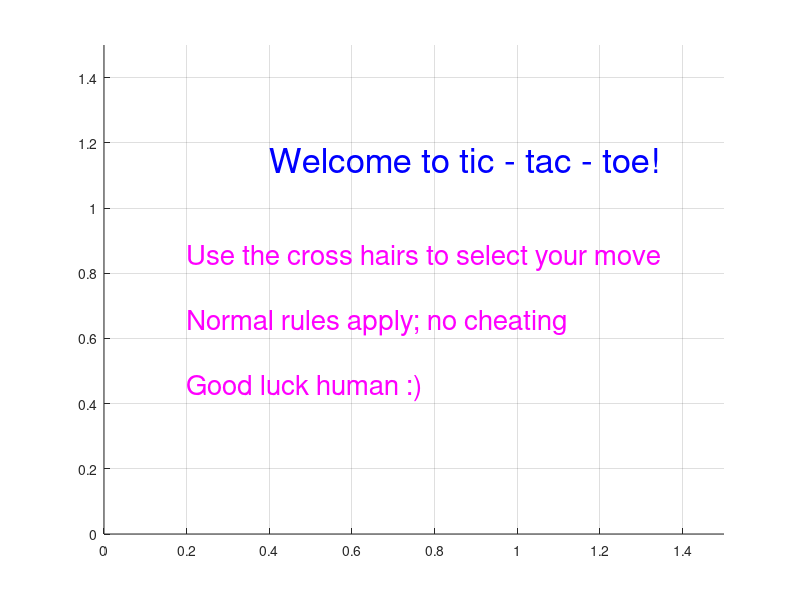

Recreate this plot in MATLAB. (Note: this script raises an error after producing the figure.)
%%KINE6803 - Assignment 3: Tic - Tac - Toe
%
%Submitted by: Jessica Lynn 
%Due Sept 27, 2016
%{
Requirements:
1.) Comment section at the top with your name, date and a short description of
what your code does.
2.) Welcome message for the user.
3.) Show game board.
4.) Prompt user for move.
5.) Display updated game board.
6.) Generate computer move.
7.) Keep going until there is a winner or no more available moves.
8.) Show final prompt with game result and a finishing message.
10.) Once a space is taken, another player cannot move to that spot.
%}
clear all 
close all
% welcome statement 
axis([0 2 0 1.5])
Welcome = {'Welcome to tic - tac - toe!'};
Direction = {'Use the cross hairs to select your move'};
Rules = {'Normal rules apply; no cheating'};
Luck = {'Good luck human :) '};
text(0.4,1.15, Welcome,'Color','blue','FontSize', 25)
text(0.2,0.85, Direction,'Color','magenta','FontSize', 20)
text(0.2,0.65, Rules,'Color','magenta','FontSize', 20)
text(0.2,0.45, Luck,'Color','magenta','FontSize', 20)
%initialize board
UWin = {'Yay you win'};
IWin = {'You lose'};
Tie = {'Tie Game - No Winner'};
axis([0 1.5 0 1.5])
grid on
%Identify ranges of each row and col.2umn
sq1 = [1.5 1.0;0.0 0.5];   
sq2 = [1.5 1.0;0.5 1.0];  
sq3 = [1.5 1.0;1.0 1.5];  
sq4 = [1.0 0.5;0.0 0.5];  
sq5 = [1.0 0.5;0.5 1.0];
sq6 = [1.0 0.5;1.0 1.5];
sq7 = [0.5 0.0;0.0 0.5];
sq8 = [0.5 0.0;0.5 1.0];
sq9 = [0.5 0.0;1.0 1.5];
%Initialize squares
sqr1 = 10;
sqr2 = 10;
sqr3 = 10;
sqr4 = 10;
sqr5 = 10;
sqr6 = 10;
sqr7 = 10;
sqr8 = 10;
sqr9 = 10;
%Initialize row/column counter for homo
R1_Homo = 0; % RowOne = [1.5 1];
R2_Homo = 0; % RowTwo = [1 0.5];
R3_Homo = 0; % RowThr = [0.5 0];
C1_Homo = 0; % ColOne = [0 0.5];
C2_Homo = 0; % ColTwo = [0.5 1];
C3_Homo = 0; % ColThr = [1 1.5];
%Initialize row/column counter for AI
R1_AI = 0; % RowOne = [1.5 1];
R2_AI = 0; % RowTwo = [1 0.5];
R3_AI = 0; % RowThr = [0.5 0];
C1_AI = 0; % ColOne = [0 0.5];
C2_AI = 0; % ColTwo = [0.5 1];
C3_AI = 0; % ColThr = [1 1.5];

%%MOVE ONE(1)
M1 = ginput (1);
close all
axis([0 1.5 0 1.5])
grid on
hold on 
scatter (M1(1,1),M1(1,2),500,[0 0 1],'filled');
%Determine Column
if (M1(1,1) >= sq1(2,1)) && (M1(1,1) <= sq1(2,2));
    C1_Homo = C1_Homo + 1;
elseif (M1(1,1) >= sq2(2,1)) && (M1(1,1) <= sq2 (2,2));
    C2_Homo = C2_Homo + 1;
elseif (M1(1,1) >= sq3(2,1)) && (M1(1,1) <= sq3 (2,2));
    C3_Homo = C3_Homo + 1;
end
%Determine Row
if (M1(1,2) >= sq7(1,2)) && (M1(1,2) <= sq7(1,1));
    R3_Homo = R3_Homo + 1;
elseif (M1(1,2) >= sq4(1,2)) && (M1(1,2) <= sq4(1,1));
    R2_Homo = R2_Homo + 1;
elseif (M1(1,2) >= sq1(1,2)) && (M1(1,2) <= sq1(1,1));
    R1_Homo = R1_Homo + 1;
end
%Id Square
if M1(1,1) >= sq9 (2,1) && M1(1,2) <= sq9(1,1);
    sqr9 = -1;
elseif M1(1,1) >= sq8 (2,1) && M1(1,2) <= sq8(1,1);
    sqr8 = -1;
elseif M1(1,1) >= sq7 (2,1) && M1(1,2) <= sq7(1,1);
    sqr7 = -1;
elseif M1(1,1) >= sq6 (2,1) && M1(1,2) <= sq6(1,1);
    sqr6 = -1;
elseif M1(1,1) >= sq5 (2,1) && M1(1,2) <= sq5(1,1);
    sqr5 = -1;
elseif M1(1,1) >= sq4 (2,1) && M1(1,2) <= sq4(1,1);
    sqr4 = -1;
elseif M1(1,1) >= sq3 (2,1) && M1(1,2) <= sq3(1,1);
    sqr3 = -1;
elseif M1(1,1) >= sq2 (2,1) && M1(1,2) <= sq2(1,1);
    sqr2 = -1;
elseif M1(1,1) >= sq1 (2,1) && M1(1,2) <= sq1(1,1);
    sqr1 = -1;
end

%%MOVE TWO(2)
if sqr1 > 0;
    M2_row = mean(sq1(1,:));
    M2_col = mean(sq1(2,:));
    M2 = [M2_row M2_col];
    scatter (M2(1,2),M2(1,1),500,[0 0 0],'filled');
elseif sqr2 > 0;
    M2_row = mean(sq2(1,:));
    M2_col = mean(sq2(2,:));
    M2 = [M2_row M2_col];
    scatter (M2(1,2),M2(1,1),500,[0 0 0],'filled');
end
%Determine Column
if (M2(1,2) >= sq1(2,1)) && (M2(1,2) <= sq1(2,2)); %row1
    C1_AI = C1_AI + 1;
elseif (M2(1,2) >= sq2(2,1)) && (M2(1,2) <= sq2 (2,2)); %row2
    C2_AI = C2_AI + 1;
elseif (M2(1,2) >= sq3(2,1)) && (M2(1,2) <= sq3 (2,2)); %row3
    C3_AI = C3_AI + 1;
end
%Determine Row
if (M2(1,1) <= sq1(1,1)) && (M2(1,1) >= sq1(1,2));
    R1_AI = R1_AI + 1;
elseif(M2(1,1) <= sq4(1,2)) && (M2(1,1) >= sq4(1,2));
    R2_AI = R2_AI + 1;
elseif(M2(1,1) <= sq7(1,2)) && (M2(1,1) >= sq7(1,2));
    R3_AI = R3_AI + 1;
end
%Id Square
if M2(1,2) >= sq9 (2,1) && M2(1,1) <= sq9(1,1);
    sqr9 = -2;
elseif M2(1,2) >= sq8 (2,1) && M2(1,1) <= sq8(1,1);
    sqr8 = -2;
elseif M2(1,2) >= sq7 (2,1) && M2(1,1) <= sq7(1,1);
    sqr7 = -2;
elseif M2(1,2) >= sq6 (2,1) && M2(1,1) <= sq6(1,1);
    sqr6 = -2;
elseif M2(1,2) >= sq5 (2,1) && M2(1,1) <= sq5(1,1);
    sqr5 = -2;
elseif M2(1,2) >= sq4 (2,1) && M2(1,1) <= sq4(1,1);
    sqr4 = -2;
elseif M2(1,2) >= sq3 (2,1) && M2(1,1) <= sq3(1,1);
    sqr3 = -2;
elseif M2(1,2) >= sq2 (2,1) && M2(1,1) <= sq2(1,1);
    sqr2 = -2;
elseif M2(1,2) >= sq1 (2,1) && M2(1,1) <= sq1(1,1);
    sqr1 = -2;
end

%%MOVE THREE(3)
M3 = ginput(1);
scatter (M3(1,1),M3(1,2),500,[0 0 1],'filled');
%Determine Column
if (M3(1,1) >= sq1(2,1)) && (M3(1,1) <= sq1(2,2)); %row1
    C1_Homo = C1_Homo + 1;
elseif (M3(1,1) >= sq2(2,1)) && (M3(1,1) <= sq2 (2,2)); %row2
    C2_Homo = C2_Homo + 1;
elseif (M3(1,1) >= sq3(2,1)) && (M3(1,1) <= sq3 (2,2)); %row3
    C3_Homo = C3_Homo + 1;
end
%Determine Row
if (M3(1,2) >= sq7(1,2)) && (M3(1,2) <= sq7(1,1));
    R3_Homo = R3_Homo + 1;
elseif (M3(1,2) >= sq4(1,2)) && (M3(1,2) <= sq4(1,1));
    R2_Homo = R2_Homo + 1;
elseif (M3(1,2) >= sq1(1,2)) && (M3(1,2) <= sq1(1,1));
    R1_Homo = R1_Homo + 1;
end
%Id Square
if M3(1,1) >= sq9 (2,1) && M3(1,2) <= sq9(1,1);
    sqr9 = -1;
elseif M3(1,1) >= sq8 (2,1) && M3(1,2) <= sq8(1,1);
    sqr8 = -1;
elseif M3(1,1) >= sq7 (2,1) && M3(1,2) <= sq7(1,1);
    sqr7 = -1;
elseif M3(1,1) >= sq6 (2,1) && M3(1,2) <= sq6(1,1);
    sqr6 = -1;
elseif M3(1,1) >= sq5 (2,1) && M3(1,2) <= sq5(1,1);
    sqr5 = -1;
elseif M3(1,1) >= sq4 (2,1) && M3(1,2) <= sq4(1,1);
    sqr4 = -1;
elseif M3(1,1) >= sq3 (2,1) && M3(1,2) <= sq3(1,1);
    sqr3 = -1;
elseif M3(1,1) >= sq2 (2,1) && M3(1,2) <= sq2(1,1);
    sqr2 = -1;
elseif M3(1,1) >= sq1 (2,1) && M3(1,2) <= sq1(1,1);
    sqr1 = -1;
end

%%MOVE FOUR(4)
if sqr1 > 0;
    M4_row = mean(sq1(1,:));
    M4_col = mean(sq1(2,:));
    M4 = [M4_row M4_col];
    scatter (M4(1,2),M4(1,1),500,[0 0 0],'filled');
elseif sqr2 > 0;
    M4_row = mean(sq2(1,:));
    M4_col = mean(sq2(2,:));
    M4 = [M4_row M4_col];
    scatter (M4(1,2),M4(1,1),500,[0 0 0],'filled');
elseif sqr3 > 0;
    M4_row = mean(sq3(1,:));
    M4_col = mean(sq3(2,:));
    M4 = [M4_row M4_col];
    scatter (M4(1,2),M4(1,1),500,[0 0 0],'filled');
elseif sqr4 > 0;
    M4_row = mean(sq4(1,:));
    M4_col = mean(sq4(2,:));
    M4 = [M4_row M4_col];
    scatter (M4(1,2),M4(1,1),500,[0 0 0],'filled');
end
%Determine Column
if (M4(1,2) >= sq1(2,1)) && (M4(1,2) <= sq1(2,2)); %row1
    C1_AI = C1_AI + 1;
elseif (M4(1,2) >= sq2(2,1)) && (M4(1,2) <= sq2 (2,2)); %row2
    C2_AI = C2_AI + 1;
elseif (M4(1,2) >= sq3(2,1)) && (M4(1,2) <= sq3 (2,2)); %row3
    C3_AI = C3_AI + 1;
end
%Determine Row
if (M4(1,1) <= sq1(1,1)) && (M4(1,1) >= sq1(1,2));
    R1_AI = R1_AI + 1;
elseif(M4(1,1) <= sq4(1,2)) && (M4(1,1) >= sq4(1,2));
    R2_AI = R2_AI + 1;
elseif(M4(1,1) <= sq7(1,2)) && (M4(1,1) >= sq7(1,2));
    R3_AI = R3_AI + 1;
end
%Id Square
if M4(1,2) >= sq9 (2,1) && M4(1,1) <= sq9(1,1);
    sqr9 = -2;
elseif M4(1,2) >= sq8 (2,1) && M4(1,1) <= sq8(1,1);
    sqr8 = -2;
elseif M4(1,2) >= sq7 (2,1) && M4(1,1) <= sq7(1,1);
    sqr7 = -2;
elseif M4(1,2) >= sq6 (2,1) && M4(1,1) <= sq6(1,1);
    sqr6 = -2;
elseif M4(1,2) >= sq5 (2,1) && M4(1,1) <= sq5(1,1);
    sqr5 = -2;
elseif M4(1,2) >= sq4 (2,1) && M4(1,1) <= sq4(1,1);
    sqr4 = -2;
elseif M4(1,2) >= sq3 (2,1) && M4(1,1) <= sq3(1,1);
    sqr3 = -2;
elseif M4(1,2) >= sq2 (2,1) && M4(1,1) <= sq2(1,1);
    sqr2 = -2;
elseif M4(1,2) >= sq1 (2,1) && M4(1,1) <= sq1(1,1);
    sqr1 = -2;
end

%%MOVE FIVE (5)
M5 = ginput(1);
scatter (M5(1,1),M5(1,2),500,[0 0 1],'filled');
%Determine Column
if (M5(1,1) >= sq1(2,1)) && (M5(1,1) <= sq1(2,2)); %row1
    C1_Homo = C1_Homo + 1;
elseif (M5(1,1) >= sq2(2,1)) && (M5(1,1) <= sq2 (2,2)); %row2
    C2_Homo = C2_Homo + 1;
elseif (M5(1,1) >= sq3(2,1)) && (M5(1,1) <= sq3 (2,2)); %row3
    C3_Homo = C3_Homo + 1;
end
%Determine Row
if (M5(1,2) >= sq7(1,2)) && (M5(1,2) <= sq7(1,1));
    R3_Homo = R3_Homo + 1;
elseif (M5(1,2) >= sq4(1,2)) && (M5(1,2) <= sq4(1,1));
    R2_Homo = R2_Homo + 1;
elseif (M5(1,2) >= sq1(1,2)) && (M5(1,2) <= sq1(1,1));
    R1_Homo = R1_Homo + 1;
end
%ID Square
if M5(1,1) >= sq9 (2,1) && M5(1,1) <= sq9(1,1);
    sqr9 = -1;
elseif M5(1,1) >= sq8 (2,1) && M5(1,2) <= sq8(1,1);
    sqr8 = -1;
elseif M5(1,1) >= sq7 (2,1) && M5(1,2) <= sq7(1,1);
    sqr7 = -1;
elseif M5(1,1) >= sq6 (2,1) && M5(1,2) <= sq6(1,1);
    sqr6 = -1;
elseif M5(1,1) >= sq5 (2,1) && M5(1,2) <= sq5(1,1);
    sqr5 = -1;
elseif M5(1,1) >= sq4 (2,1) && M5(1,2) <= sq4(1,1);
    sqr4 = -1;
elseif M5(1,1) >= sq3 (2,1) && M5(1,2) <= sq3(1,1);
    sqr3 = -1;
elseif M5(1,1) >= sq2 (2,1) && M5(1,2) <= sq2(1,1);
    sqr2 = -1;
elseif M5(1,1) >= sq1 (2,1) && M5(1,2) <= sq1(1,1);
    sqr1 = -1;
end

%winner?
if sum(C1_Homo) == 3;
text(M5(1,1),M5(1,2),UWin,'Color','red' ,'FontSize', 20);
    return
elseif sum(C2_Homo) == 3;
text(M5(1,1),M5(1,2),UWin, 'Color','red','FontSize', 20);
    return   
elseif sum(C3_Homo) == 3;
text(M5(1,1),M5(1,2),UWin, 'Color','red','FontSize', 20);
    return
elseif sum(R1_Homo) == 3;
text(M5(1,1),M5(1,2),UWin, 'Color','red','FontSize', 20);
    return
elseif sum(R2_Homo) ==3;
text(M5(1,1),M5(1,2),UWin, 'Color','red','FontSize', 20)
    return
elseif sum(R3_Homo) ==3;
text(M5(1,1),M5(1,2),UWin, 'Color','red','FontSize', 20);
    return
end 
%%MOVE SIX(6)
if sqr1 > 0;
    M6_row = mean(sq1(1,:));
    M6_col = mean(sq1(2,:));
    M6 = [M6_row M6_col];
    scatter (M6(1,2),M6(1,1),500,[0 0 0],'filled');
elseif sqr2 > 0;
    M6_row = mean(sq2(1,:));
    M6_col = mean(sq2(2,:));
    M6 = [M6_row M6_col];
    scatter (M6(1,2),M6(1,1),500,[0 0 0],'filled');
elseif sqr3 > 0;
    M6_row = mean(sq3(1,:));
    M6_col = mean(sq3(2,:));
    M6 = [M6_row M6_col];
    scatter (M6(1,2),M6(1,1),500,[0 0 0],'filled');
elseif sqr4 > 0;
    M6_row = mean(sq4(1,:));
    M6_col = mean(sq4(2,:));
    M6 = [M6_row M6_col];
    scatter (M6(1,2),M6(1,1),500,[0 0 0],'filled');
elseif sqr5 > 0;
    M6_row = mean(sq5(1,:));
    M6_col = mean(sq5(2,:));
    M6 = [M6_row M6_col];
    scatter (M6(1,2),M6(1,1),500,[0 0 0],'filled');
elseif sqr6 > 0;
    M6_row = mean(sq6(1,:));
    M6_col = mean(sq6(2,:));
    M6 = [M6_row M6_col];
    scatter (M6(1,2),M6(1,1),500,[0 0 0],'filled');
end
%Determine Column
if (M6(1,2) >= sq1(2,1)) && (M6(1,2) <= sq1(2,2));
    C1_AI = C1_AI + 1;
elseif (M6(1,2) >= sq2(2,1)) && (M6(1,2) <= sq2 (2,2));
    C2_AI = C2_AI + 1;
elseif (M6(1,2) >= sq3(2,1)) && (M6(1,2) <= sq3 (2,2));
    C3_AI = C3_AI + 1;
end
%Determine Row
if (M6(1,1) <= sq1(1,1)) && (M6(1,1) >= sq1(1,2));
    R1_AI = R1_AI + 1;
elseif(M6(1,1) <= sq4(1,1)) && (M6(1,1) >= sq4(1,2));
    R2_AI = R2_AI + 1;
elseif(M6(1,1) <= sq7(1,1)) && (M6(1,1) >= sq7(1,2));
    R3_AI = R3_AI + 1;
end
%ID Square
if M6(1,2) >= sq9 (2,1) && M6(1,1) <= sq9(1,1);
    sqr9 = -2;
elseif M6(1,2) >= sq8 (2,1) && M6(1,1) <= sq8(1,1);
    sqr8 = -2;
elseif M6(1,2) >= sq7 (2,1) && M6(1,1) <= sq7(1,1);
    sqr7 = -2;
elseif M6(1,2) >= sq6 (2,1) && M6(1,1) <= sq6(1,1);
    sqr6 = -2;
elseif M6(1,2) >= sq5 (2,1) && M6(1,1) <= sq5(1,1);
    sqr5 = -2;
elseif M6(1,2) >= sq4 (2,1) && M6(1,1) <= sq4(1,1);
    sqr4 = -2;
elseif M6(1,2) >= sq3 (2,1) && M6(1,1) <= sq3(1,1);
    sqr3 = -2;
elseif M6(1,2) >= sq2 (2,1) && M6(1,1) <= sq2(1,1);
    sqr2 = -2;
elseif M6(1,2) >= sq1 (2,1) && M6(1,1) <= sq1(1,1);
    sqr1 = -2;
end
%winner
if sum(C1_AI) == 3;
text(M6(1,1),M6(1,2),IWin,'Color','cyan', 'FontSize', 20)
    return
elseif sum(C2_AI) == 3;
text(M6(1,1),M6(1,2),IWin,'Color','cyan' ,'FontSize', 20)
    return
elseif sum(C3_AI) == 3;
text(M6(1,1),M6(1,2),IWin, 'Color','cyan','FontSize', 20)
    return
elseif sum(R1_AI) == 3;
text(M6(1,1),M6(1,2),IWin,'Color','cyan', 'FontSize', 20)
    return
elseif sum(R2_AI) ==3;
text(M6(1,1),M6(1,2),IWin,'Color','cyan', 'FontSize', 20)
    return
elseif sum(R3_AI) ==3;
text(M6(1,1),M6(1,2),IWin,'Color','cyan' ,'FontSize', 20)
    return
end

%%MOVE SEVEN(7)
M7 = ginput(1);
scatter (M7(1,1),M7(1,2),500,[0 0 1],'filled');
%Determine Column
if (M7(1,1) >= sq1(2,1)) && (M7(1,1) <= sq1(2,2)); %row1
    C1_Homo = C1_Homo + 1;
elseif (M7(1,1) >= sq2(2,1)) && (M7(1,1) <= sq2 (2,2)); %row2
    C2_Homo = C2_Homo + 1;
elseif (M7(1,1) >= sq3(2,1)) && (M7(1,1) <= sq3 (2,2)); %row3
    C3_Homo = C3_Homo + 1;
end
%Determine Row
if (M7(1,2) >= sq7(1,2)) && (M7(1,2) <= sq7(1,1));
    R3_Homo = R3_Homo + 1;
elseif (M7(1,2) >= sq4(1,2)) && (M7(1,2) <= sq4(1,1));
    R2_Homo = R2_Homo + 1;
elseif (M7(1,2) >= sq1(1,2)) && (M7(1,2) <= sq1(1,1));
    R1_Homo = R1_Homo + 1;
end
%ID Square
if M7(1,1) >= sq9 (2,1) && M7(1,2) <= sq9(1,1);
    sqr9 = -1;
elseif M7(1,1) >= sq8 (2,1) && M7(1,2) <= sq8(1,1);
    sqr8 = -1;
elseif M7(1,1) >= sq7 (2,1) && M7(1,2) <= sq7(1,1);
    sqr7 = -1;
elseif M7(1,1) >= sq6 (2,1) && M7(1,2) <= sq6(1,1);
    sqr6 = -1;
elseif M7(1,1) >= sq5 (2,1) && M7(1,2) <= sq5(1,1);
    sqr5 = -1;
elseif M7(1,1) >= sq4 (2,1) && M7(1,2) <= sq4(1,1);
    sqr4 = -1;
elseif M7(1,1) >= sq3 (2,1) && M7(1,2) <= sq3(1,1);
    sqr3 = -1;
elseif M7(1,1) >= sq2 (2,1) && M7(1,2) <= sq2(1,1);
    sqr2 = -1;
elseif M7(1,1) >= sq1 (2,1) && M7(1,2) <= sq1(1,1);
    sqr1 = -1;
end
%winner?
if sum(C1_Homo) == 3;
text(M7(1,1),M7(1,2),UWin,'Color','red', 'FontSize', 20)
    return
elseif sum(C2_Homo) == 3;
text(M7(1,1),M7(1,2),UWin,'Color','red', 'FontSize', 20)
    return
elseif sum(C3_Homo) == 3;
text(M7(1,1),M7(1,2),UWin,'Color','red', 'FontSize', 20)
    return
elseif sum(R1_Homo) == 3;
text(M7(1,1),M7(1,2),UWin,'Color','red', 'FontSize', 20)
    return
elseif sum(R2_Homo) ==3;
text(M7(1,1),M7(1,2),UWin,'Color','red', 'FontSize', 20)
    return
elseif sum(R3_Homo) ==3;
text(M7(1,1),M7(1,2),UWin,'Color','red', 'FontSize', 20)
    return
end 

%%MOVE EIGHT(8)
if sqr1 > 0;
    M8_row = mean(sq1(1,:));
    M8_col = mean(sq1(2,:));
    M8 = [M8_row M8_col];
    scatter (M8(1,2),M8(1,1),500,[0 0 0],'filled');
elseif sqr2 > 0;
    M8_row = mean(sq2(1,:));
    M8_col = mean(sq2(2,:));
    M8 = [M8_row M8_col];
    scatter (M8(1,2),M8(1,1),500,[0 0 0],'filled');
elseif sqr3 > 0;
    M8_row = mean(sq3(1,:));
    M8_col = mean(sq3(2,:));
    M8 = [M8_row M8_col];
    scatter (M8(1,2),M8(1,1),500,[0 0 0],'filled');
elseif sqr4 > 0;
    M8_row = mean(sq4(1,:));
    M8_col = mean(sq4(2,:));
    M8 = [M8_row M8_col];
    scatter (M8(1,2),M8(1,1),500,[0 0 0],'filled');
elseif sqr5 > 0;
    M8_row = mean(sq5(1,:));
    M8_col = mean(sq5(2,:));
    M8 = [M8_row M8_col];
    scatter (M8(1,2),M8(1,1),500,[0 0 0],'filled');
elseif sqr6 > 0;
    M8_row = mean(sq6(1,:));
    M8_col = mean(sq6(2,:));
    M8 = [M8_row M8_col];
    scatter (M8(1,2),M8(1,1),500,[0 0 0],'filled');
elseif sqr7 > 0;
    M8_row = mean(sq7(1,:));
    M8_col = mean(sq7(2,:));
    M8 = [M8_row M8_col];
    scatter (M8(1,2),M8(1,1),500,[0 0 0],'filled');
elseif sqr8 > 0;
    M8_row = mean(sq8(1,:));
    M8_col = mean(sq8(2,:));
    M8 = [M8_row M8_col];
    scatter (M8(1,2),M8(1,1),500,[0 0 0],'filled');
end
%Determine Column
if (M8(1,2) >= sq1(2,1)) && (M8(1,2) <= sq1(2,2)); %row1
    C1_AI = C1_AI + 1;
elseif (M8(1,2) >= sq2(2,1)) && (M8(1,2) <= sq2 (2,2)); %row2
    C2_AI = C2_AI + 1;
elseif (M8(1,2) >= sq3(2,1)) && (M8(1,2) <= sq3 (2,2)); %row3
    C3_AI = C3_AI + 1;
end
%Determine Row
if (M8(1,1) <= sq1(1,1)) && (M8(1,1) >= sq1(1,2));
    R1_AI = R1_AI + 1;
elseif(M8(1,1) <= sq4(1,1)) && (M8(1,1) >= sq4(1,2));
    R2_AI = R2_AI + 1;
elseif(M8(1,1) <= sq7(1,1)) && (M8(1,1) >= sq7(1,2));
    R3_AI = R3_AI + 1;
end
%ID Square
if M8(1,2) >= sq9 (2,1) && M8(1,1) <= sq9(1,1);
    sqr9 = -2;
elseif M8(1,2) >= sq8 (2,1) && M8(1,1) <= sq8(1,1);
    sqr8 = -2;
elseif M8(1,2) >= sq7 (2,1) && M8(1,1) <= sq7(1,1);
    sqr7 = -2;
elseif M8(1,2) >= sq6 (2,1) && M8(1,1) <= sq6(1,1);
    sqr6 = -2;
elseif M8(1,2) >= sq5 (2,1) && M8(1,1) <= sq5(1,1);
    sqr5 = -2;
elseif M8(1,2) >= sq4 (2,1) && M8(1,1) <= sq4(1,1);
    sqr4 = -2;
elseif M8(1,2) >= sq3 (2,1) && M8(1,1) <= sq3(1,1);
    sqr3 = -2;
elseif M8(1,2) >= sq2 (2,1) && M8(1,1) <= sq2(1,1);
    sqr2 = -2;
elseif M8(1,2) >= sq1 (2,1) && M8(1,1) <= sq1(1,1);
    sqr1 = -2;
end

%winner
if sum(C1_AI) == 3;
text(M8(1,1),M8(1,2), IWin,'Color','cyan', 'FontSize', 20)
    return
elseif sum(C2_AI) == 3;
text(M8(1,1),M8(1,2), IWin,'Color','cyan', 'FontSize', 20)
    return
elseif sum(C3_AI) == 3;
text(M8(1,1),M8(1,2), IWin,'Color','cyan', 'FontSize', 20)
    return
elseif sum(R1_AI) == 3;
text(M8(1,1),M8(1,2), IWin,'Color','cyan', 'FontSize', 20)
    return
elseif sum(R2_AI) == 3;
text(M8(1,1),M8(1,2), IWin,'Color','cyan', 'FontSize', 20)
    return
elseif sum(R3_AI) ==3;
text(M8(1,1),M8(1,2),IWin,'Color','cyan','FontSize', 20)
    return
end 

%%MOVE NINE(9)
M9 = ginput(1);
scatter (M9(1,1),M9(1,2),500,[0 0 1],'filled');
%Determine Column
if (M9(1,1) >= sq1(2,1)) && (M9(1,1) <= sq1(2,2)); %row1
    C1_Homo = C1_Homo + 1;
elseif (M9(1,1) >= sq2(2,1)) && (M9(1,1) <= sq2 (2,2)); %row2
    C2_Homo = C2_Homo + 1;
elseif (M9(1,1) >= sq3(2,1)) && (M9(1,1) <= sq3 (2,2)); %row3
    C3_Homo = C3_Homo + 1;
end
%Determine Row
if (M9(1,2) >= sq7(1,2)) && (M9(1,2) <= sq7(1,1));
    R3_Homo = R3_Homo + 1;
elseif (M9(1,2) >= sq4(1,2)) && (M9(1,2) <= sq4(1,1));
    R2_Homo = R2_Homo + 1;
elseif (M9(1,2) >= sq1(1,2)) && (M9(1,2) <= sq1(1,1));
    R1_Homo = R1_Homo + 1;
end
%ID Square
if M9(1,1) >= sq9 (2,1) && M9(1,2) <= sq9(1,1);
    sqr9 = -1;
elseif M9(1,1) >= sq8 (2,1) && M9(1,2) <= sq8(1,1);
    sqr8 = -1;
elseif M9(1,1) >= sq7 (2,1) && M9(1,2) <= sq7(1,1);
    sqr7 = -1;
elseif M9(1,1) >= sq6 (2,1) && M9(1,2) <= sq6(1,1);
    sqr6 = -1;
elseif M9(1,1) >= sq5 (2,1) && M9(1,2) <= sq5(1,1);
    sqr5 = -1;
elseif M9(1,1) >= sq4 (2,1) && M9(1,2) <= sq4(1,1);
    sqr4 = -1;
elseif M9(1,1) >= sq3 (2,1) && M9(1,2) <= sq3(1,1);
    sqr3 = -1;
elseif M9(1,1) >= sq2 (2,1) && M9(1,2) <= sq2(1,1);
    sqr2 = -1;
elseif M9(1,1) >= sq1 (2,1) && M9(1,2) <= sq1(1,1);
    sqr1 = -1;
end
%winner?
if sum(C1_Homo) == 3;
text(M9(1,1),M9(1,2),UWin,'Color','red', 'FontSize', 20)
    return
elseif sum(C2_Homo) == 3;
text(M9(1,1),M9(1,2),UWin,'Color','red', 'FontSize', 20)
    return
elseif sum(C3_Homo) == 3;
text(M9(1,1),M9(1,2),UWin,'Color','red', 'FontSize', 20)
    return
elseif sum(R1_Homo) == 3;
text(M9(1,1),M9(1,2),UWin,'Color','red', 'FontSize', 20)
    return
elseif sum(R2_Homo) ==3;
text(M9(1,1),M9(1,2),UWin,'Color','red', 'FontSize', 20)
    return
elseif sum(R3_Homo) ==3;
text(M9(1,1),M9(1,2),UWin,'Color','red', 'FontSize', 20)
    return
elseif sum(R3_Homo) ~= 3;
    text(sq5(1,1),sq5(1,2), Tie, 'FontSize', 20)
end 